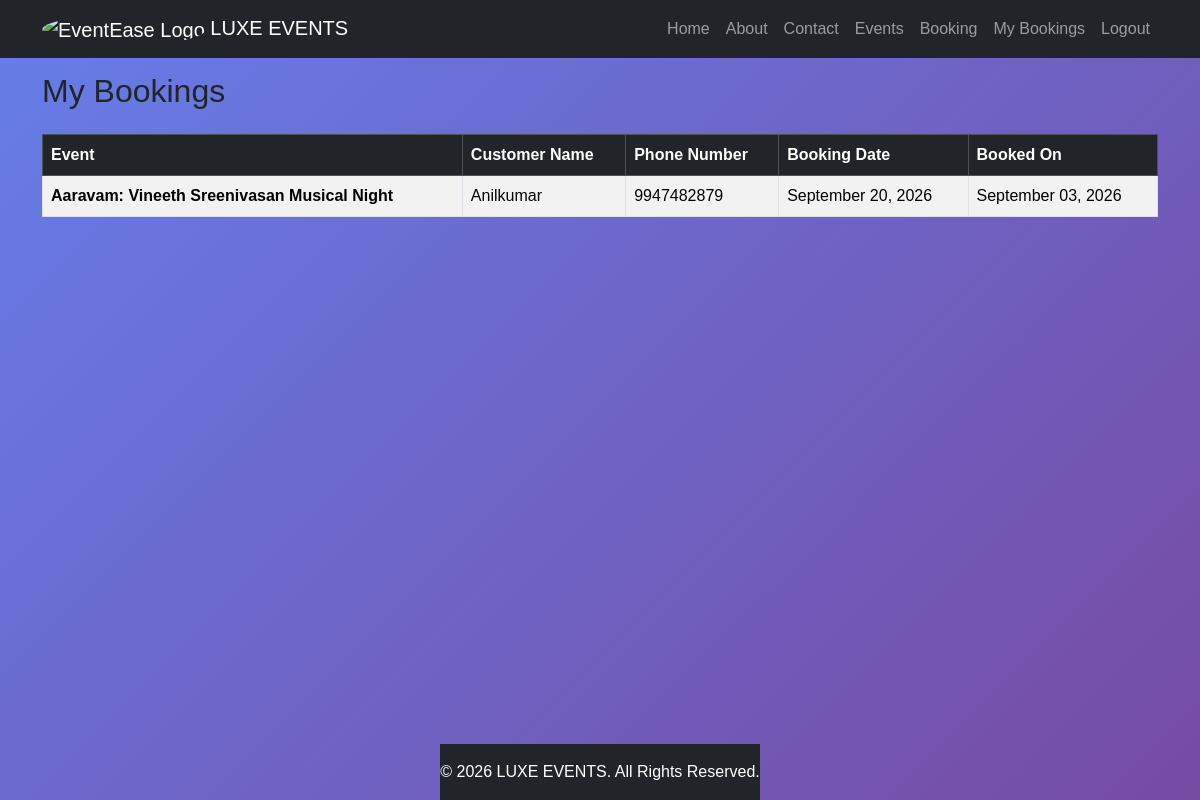
Page /my-bookings/ (signed in) on the earlier database version.
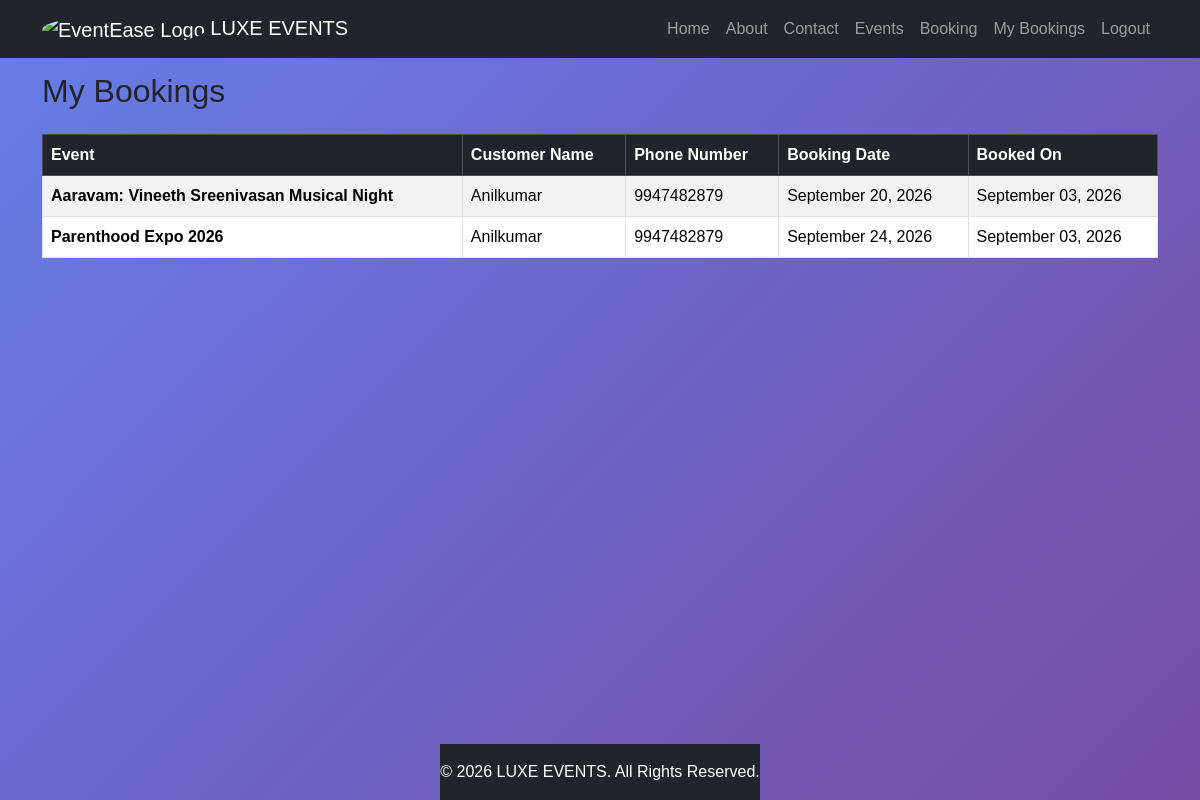
Same page on the later database version.
### eventapp/models.py (models this page shows, shortened)
class Booking(models.Model):
    user = models.ForeignKey(User,on_delete=models.CASCADE,null=True,blank=True)
    customer_name=models.CharField(max_length=55)
    phone_number=models.CharField(max_length=12)
    event=models.ForeignKey(Event,on_delete=models.CASCADE)
    booking_date=models.DateField()
    booked_on=models.DateField(auto_now=True)

class Event(models.Model):
    img = models.ImageField(upload_to='img')
    name=models.CharField(max_length=50)
    description=models.TextField()
    location=models.CharField(max_length=100)
    event_date=models.DateField()
    event_time=models.TimeField()

### eventapp/views.py (the view)
# urls.py: path('my-bookings/', views.my_bookings, name='my_bookings'),
@login_required(login_url='login')
def my_bookings(request):
    bookings = Booking.objects.filter(user=request.user)
    return render(request, 'my_bookings.html', {
        'bookings': bookings
    })

### templates/my_bookings.html
{% extends 'base.html' %}
{% block content %}
<div class="container mt-4">
    <h2>My Bookings</h2>
    <div class="table-responsive">
        <table class="table table-striped table-bordered mt-3">
            <thead class="table-dark">
                <tr>
                    <th>Event</th>
                    <th>Customer Name</th>
                    <th>Phone Number</th>
                    <th>Booking Date</th>
                    <th>Booked On</th>
                </tr>
            </thead>
            <tbody>
                {% for booking in bookings %}
                <tr>
                    <td><strong>{{ booking.event.name }}</strong></td>
                    <td>{{ booking.customer_name }}</td>
                    <td>{{ booking.phone_number }}</td>
                    <td>{{ booking.booking_date|date:"F d, Y" }}</td>
                    <td>{{ booking.booked_on|date:"F d, Y" }}</td>
                </tr>
                {% empty %}
                <tr>
                    <td colspan="5" class="text-center text-muted">No bookings found.</td>
                </tr>
                {% endfor %}
            </tbody>
        </table>
    </div>
</div>
{% endblock %}

### templates/base.html (shortened to what this page needs)
{% load static %}
<!DOCTYPE html>
<html lang="en">
<head>
    <link href="https://cdn.jsdelivr.net/npm/bootstrap@5.3.3/dist/css/bootstrap.min.css" rel="stylesheet">
    <link rel="stylesheet" href="{% static 'css/style.css' %}">
</head>
<body class="d-flex flex-column min-vh-100">
    <nav class="navbar navbar-expand-lg navbar-dark bg-dark fixed-top">
        <div class="container">
            <a class="navbar-brand" href="/">
                <img src="https://encrypted-tbn0.gstatic.com/images?q=tbn:ANd9GcSJunvnZZ6YkPnrhU6N5uZO8415elXeZepiG-Wh0WDxFg&s=10" alt="EventEase Logo" width="50" height="50" class="rounded-circle">
                LUXE EVENTS
            </a>
            <div class="collapse navbar-collapse" id="navbarNav">
                <ul class="navbar-nav ms-auto">
    <li class="nav-item">
        <a class="nav-link" href="{% url 'index' %}">Home</a>
    </li>
    {% if user.is_authenticated %}
    <li class="nav-item">
        <a class="nav-link" href="{% url 'about' %}">About</a>
    </li>
    <li class="nav-item">
        <a class="nav-link" href="{% url 'contact' %}">Contact</a>
    </li>
    <li class="nav-item">
        <a class="nav-link" href="{% url 'events' %}">Events</a>
    </li>
    <li class="nav-item">
        <a class="nav-link" href="{% url 'booking' %}">Booking</a>
    </li>
    <li class="nav-item">
        <a class="nav-link" href="{% url 'my_bookings' %}">My Bookings</a>
    </li>
    <li class="nav-item">
        <a class="nav-link" href="{% url 'logout' %}">Logout</a>
    </li>
    {% else %}
    <li class="nav-item">
        <a class="nav-link" href="{% url 'auth' %}">Login / Sign Up</a>
    </li>
    {% endif %}
</ul>
            </div>
        </div>
    </nav>
    <div class="container-fluid p-0 mt-5 flex-grow-1">
        {% block content %}
        {% endblock %}
    </div>
    <footer class="bg-dark text-white text-center py-3 mt-auto">
        <p class="mb-0">
            © 2026 LUXE EVENTS. All Rights Reserved.
        </p>
    </footer>
</body>
</html>

### static/css/style.css (style rules this page uses)
body { background: linear-gradient(135deg,#667eea,#764ba2); min-height:100vh; display:flex; justify-content:center; align-items:center; font-family:Arial, Helvetica, sans-serif; }

Differences in the rows shown:
added Booking: event.name "Parenthood Expo 2026", customer_name "Anilkumar", phone_number "9947482879", booking_date "September 24, 2026", booked_on "September 03, 2026"
